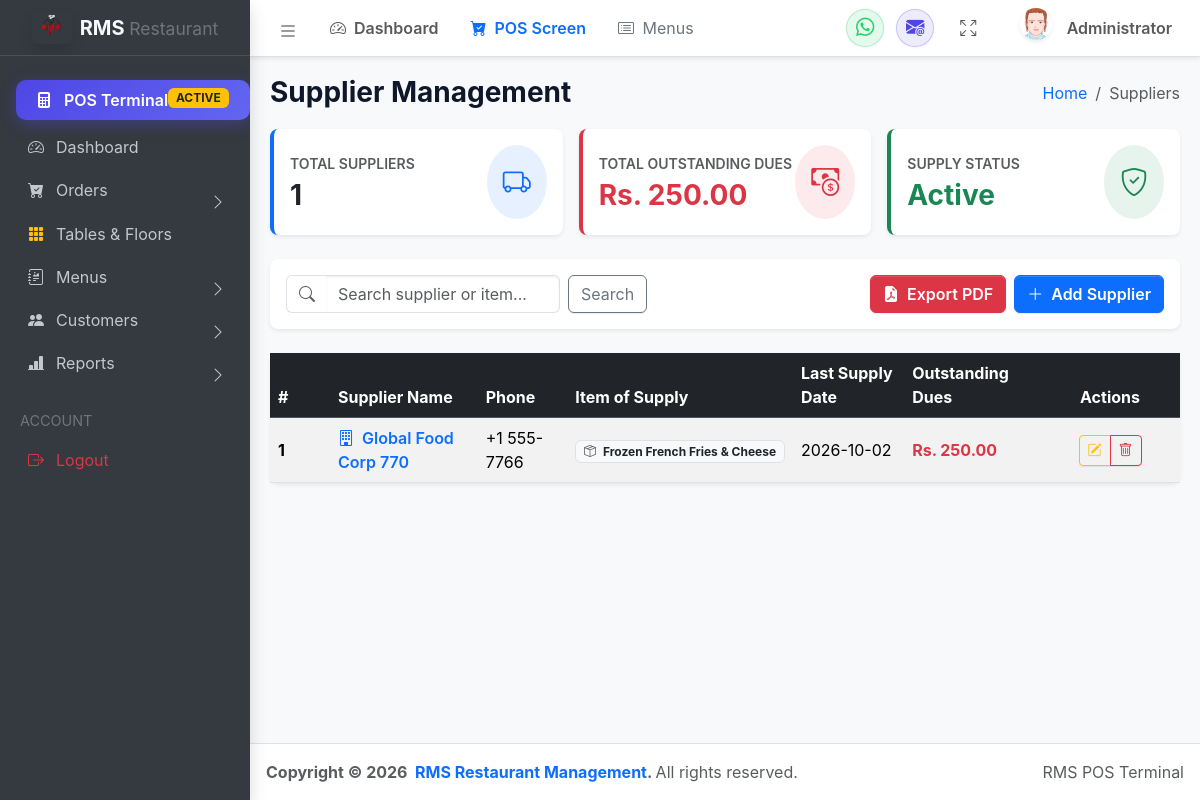
Page /views/user/customers/suppliers.php (signed in) on the committed database.
### tables this page shows
CREATE TABLE `supliers` (
  `id` int(10) NOT NULL AUTO_INCREMENT,
  `name` varchar(30) NOT NULL,
  `phone` varchar(30) DEFAULT NULL,
  `item` varchar(150) DEFAULT NULL,
  `date` date NOT NULL,
  `dues` decimal(10,2) DEFAULT 0.00,
  PRIMARY KEY (`id`)
);

### views/user/customers/suppliers.php (the view, shortened to what this page needs)
<?php
include_once __DIR__ . "/../../../config/database.php";
$suppliers = [];
$search = trim($_GET['search'] ?? '');
$totalDues = 0;
if ($conn) {
    if (empty($suppliers) && empty($search)) {
        $legacyRes = $conn->query("SELECT * FROM `supliers` ORDER BY `id` DESC");
        if ($legacyRes && $legacyRes->num_rows > 0) {
            while ($lr = $legacyRes->fetch_assoc()) {
                $suppliers[] = [
                    'id' => $lr['id'],
                    'supplier_name' => $lr['name'],
                    'phone' => $lr['phone'],
                    'item_of_supply' => $lr['item'],
                    'date' => $lr['date'],
                    'dues' => $lr['dues'],
                    'created_at' => $lr['date']
                ];
                $totalDues += floatval($lr['dues']);
            }
        }
    }
}
include_once __DIR__ . "/../../layouts/header.php";
include_once __DIR__ . "/../../layouts/sidebar.php";
?>
<main class="app-main">
  <div class="app-content-header">
    <div class="container-fluid">
      <div class="row align-items-center">
        <div class="col-sm-6">
          <h3 class="mb-0 fw-bold">Supplier Management</h3>
        </div>
        <div class="col-sm-6">
          <ol class="breadcrumb float-sm-end">
            <li class="breadcrumb-item"><a href="/RMS/public/index.php">Home</a></li>
            <li class="breadcrumb-item active" aria-current="page">Suppliers</li>
          </ol>
        </div>
      </div>
    </div>
  </div>
  <div class="app-content">
    <div class="container-fluid">
      <div class="row g-3 mb-4">
        <div class="col-sm-6 col-md-4">
          <div class="card shadow-sm border-0 border-start border-primary border-4 rounded-3 p-3">
            <div class="d-flex align-items-center justify-content-between">
              <div>
                <span class="text-muted small text-uppercase fw-semibold">Total Suppliers</span>
                <h3 class="fw-bold mb-0 mt-1"><?= count($suppliers) ?></h3>
              </div>
              <div class="bg-primary bg-opacity-10 text-primary p-3 rounded-circle fs-3">
                <i class="bi bi-truck"></i>
              </div>
            </div>
          </div>
        </div>
        <div class="col-sm-6 col-md-4">
          <div class="card shadow-sm border-0 border-start border-danger border-4 rounded-3 p-3">
            <div class="d-flex align-items-center justify-content-between">
              <div>
                <span class="text-muted small text-uppercase fw-semibold">Total Outstanding Dues</span>
                <h3 class="fw-bold mb-0 mt-1 text-danger">Rs. <?= number_format($totalDues, 2) ?></h3>
              </div>
              <div class="bg-danger bg-opacity-10 text-danger p-3 rounded-circle fs-3">
                <i class="bi bi-cash-coin"></i>
              </div>
            </div>
          </div>
        </div>
        <div class="col-sm-6 col-md-4">
          <div class="card shadow-sm border-0 border-start border-success border-4 rounded-3 p-3">
            <div class="d-flex align-items-center justify-content-between">
              <div>
                <span class="text-muted small text-uppercase fw-semibold">Supply Status</span>
                <h3 class="fw-bold mb-0 mt-1 text-success">Active</h3>
              </div>
              <div class="bg-success bg-opacity-10 text-success p-3 rounded-circle fs-3">
                <i class="bi bi-shield-check"></i>
              </div>
            </div>
          </div>
        </div>
      </div>
      <div class="card shadow-sm border-0 mb-4 rounded-3">
        <div class="card-body p-3">
          <div class="row g-2 align-items-center justify-content-between">
            <div class="col-md-6 col-lg-5">
              <form method="GET" class="d-flex gap-2">
                <div class="input-group">
                  <span class="input-group-text bg-white border-end-0"><i class="bi bi-search text-muted"></i></span>
                  <input type="text" name="search" class="form-control border-start-0" placeholder="Search supplier or item..." value="<?= htmlspecialchars($search) ?>">
                </div>
                <button type="submit" class="btn btn-outline-secondary">Search</button>
              </form>
            </div>
            <div class="col-md-auto d-flex gap-2">
              <a href="/RMS/views/order/print_pdf.php?format=suppliers" target="_blank" class="btn btn-danger fw-semibold">
                <i class="bi bi-file-earmark-pdf-fill me-1"></i> Export PDF
              </a>
              <button type="button" class="btn btn-primary fw-semibold" data-bs-toggle="modal" data-bs-target="#addSupplierModal">
                <i class="bi bi-plus-lg me-1"></i> Add Supplier
              </button>
            </div>
          </div>
        </div>
      </div>
      <div class="card shadow-sm border-0 rounded-3">
        <div class="table-responsive">
          <table class="table table-hover table-striped align-middle mb-0">
            <thead class="table-dark">
              <tr>
                <th style="width: 60px;">#</th>
                <th>Supplier Name</th>
                <th>Phone</th>
                <th>Item of Supply</th>
                <th>Last Supply Date</th>
                <th>Outstanding Dues</th>
                <th class="text-center" style="width: 140px;">Actions</th>
              </tr>
            </thead>
            <tbody>
              <?php if (count($suppliers) > 0): ?>
                <?php $sn = 1; foreach ($suppliers as $sup): ?>
                  <tr>
                    <td class="fw-bold"><?= $sn++ ?></td>
                    <td class="fw-semibold text-primary">
                      <i class="bi bi-building me-1"></i>
                      <?= htmlspecialchars($sup['supplier_name']) ?>
                    </td>
                    <td><?= htmlspecialchars($sup['phone']) ?></td>
                    <td>
                      <span class="badge bg-light text-dark border">
                        <i class="bi bi-box-seam me-1 text-muted"></i>
                        <?= htmlspecialchars($sup['item_of_supply']) ?>
                      </span>
                    </td>
                    <td><?= htmlspecialchars($sup['date']) ?></td>
                    <td>
                      <?php if (floatval($sup['dues']) > 0): ?>
                        <span class="text-danger fw-bold">Rs. <?= number_format($sup['dues'], 2) ?></span>
                      <?php else: ?>
                        <span class="text-success fw-semibold"><i class="bi bi-check-circle me-1"></i>Paid ($0.00)</span>
                      <?php endif; ?>
                    </td>
                    <td class="text-center">
                      <div class="btn-group btn-group-sm">
                        <button type="button" class="btn btn-outline-warning"
                                data-bs-toggle="modal"
                                data-bs-target="#editSupplierModal<?= $sup['id'] ?>"
                                title="Edit Supplier">
                          <i class="bi bi-pencil-square"></i>
                        </button>
                        <button type="button" class="btn btn-outline-danger"
                                data-bs-toggle="modal"
                                data-bs-target="#deleteSupplierModal<?= $sup['id'] ?>"
                                title="Delete Supplier">
                          <i class="bi bi-trash"></i>
                        </button>
                      </div>
                    </td>
                  </tr>
                <?php endforeach; ?>
              <?php endif; ?>
            </tbody>
          </table>
        </div>
      </div>
    </div>
  </div>
</main>
<?php
include_once __DIR__ . "/../../layouts/footer.php";
?>

### public/assets/css/style.css (style rules this page uses)
:root { --rms-primary: #4f46e5; --rms-primary-hover: #4338ca; --rms-primary-light: #eef2ff; --rms-secondary: #0ea5e9; --rms-secondary-hover: #0284c7; --rms-accent: #f59e0b; --rms-success: #10b981; --rms-success-hover: #059669; --rms-danger: #ef4444; --rms-danger-hover: #dc2626; --rms-warning: #f59e0b; --rms-info: #06b6d4; --rms-bg: #f8fafc; --rms-surface: #ffffff; --rms-border: #e2e8f0; --rms-border-hover: #cbd5e1; --rms-text-main: #0f172a; --rms-text-muted: #64748b; --rms-text-light: #94a3b8; --pos-sidebar-width: 420px; --pos-header-height: 64px; --pos-card-bg: #ffffff; --pos-card-shadow: 0 4px 14px rgba(0, 0, 0, 0.04); --pos-card-hover: 0 10px 25px rgba(79, 70, 229, 0.12); --rms-shadow-sm: 0 1px 2px rgba(0, 0, 0, 0.05); --rms-shadow-md: 0 4px 12px rgba(0, 0, 0, 0.07); --rms-shadow-lg: 0 10px 25px -3px rgba(0, 0, 0, 0.1), 0 4px 6px -2px rgba(0, 0, 0, 0.05); --rms-shadow-xl: 0 20px 25px -5px rgba(0, 0, 0, 0.1), 0 10px 10px -5px rgba(0, 0, 0, 0.04); --rms-radius-sm: 6px; --rms-radius-md: 10px; --rms-radius-lg: 16px; --rms-radius-xl: 24px; --rms-radius-full: 9999px; --rms-transition: all 0.2s cubic-bezier(0.4, 0, 0.2, 1); --rms-transition-bounce: all 0.3s cubic-bezier(0.34, 1.56, 0.64, 1); }
body { font-family: 'Source Sans 3', -apple-system, BlinkMacSystemFont, "Segoe UI", Roboto, "Helvetica Neue", Arial, sans-serif; color: var(--rms-text-main); background-color: var(--rms-bg); -webkit-font-smoothing: antialiased; }

### rows in the picture
supliers: name "Global Food Corp 770", phone "+1 555-7766", item "Frozen French Fries & Cheese", date "2026-10-02", dues "250.00"

### other values in the picture
$navUser "Administrator"
count($suppliers) "1"
$totalDues "250.00"
